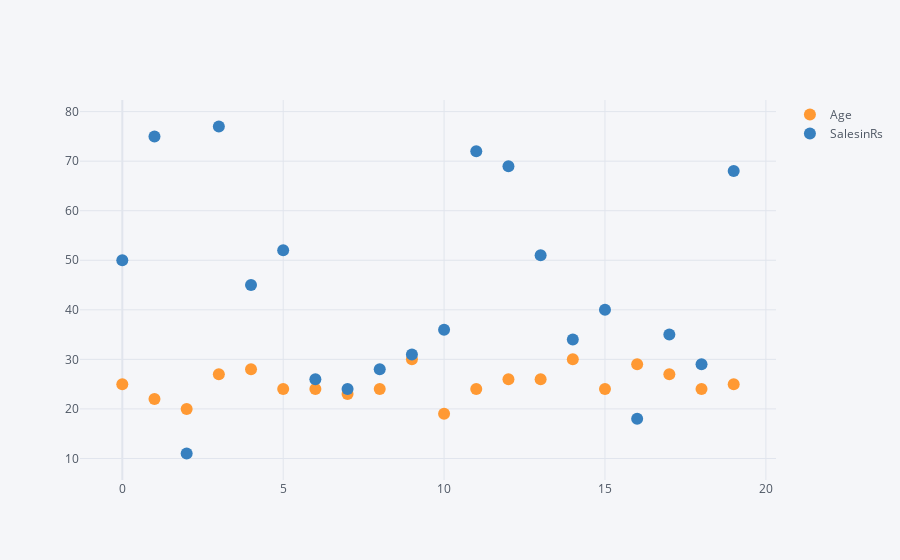

The notebook cell this image was saved under:
### Code cell
data1[['Age', 'SalesinRs']].iplot(kind='scatter', 
                                  mode='markers+text')

### Figure 1 — Plotly figure (JSON) as saved in the notebook; plotly's stock layout.template omitted (floating-point values rounded to 4 significant figures)
{"data": [{"line": {"color": "rgba(255, 153, 51, 1.0)", "dash": "solid", "shape": "linear", "width": 1.3}, "marker": {"size": 12, "symbol": "circle"}, "mode": "markers+text", "name": "Age", "text": "", "type": "scatter", "x": [0, 1, 2, 3, 4, 5, 6, 7, 8, 9, 10, 11, 12, 13, 14, 15, 16, 17, 18, 19], "y": [25, 22, 20, 27, 28, 24, 24, 23, 24, 30, 19, 24, 26, 26, 30, 24, 29, 27, 24, 25]}, {"line": {"color": "rgba(55, 128, 191, 1.0)", "dash": "solid", "shape": "linear", "width": 1.3}, "marker": {"size": 12, "symbol": "circle"}, "mode": "markers+text", "name": "SalesinRs", "text": "", "type": "scatter", "x": [0, 1, 2, 3, 4, 5, 6, 7, 8, 9, 10, 11, 12, 13, 14, 15, 16, 17, 18, 19], "y": [50, 75, 11, 77, 45, 52, 26, 24, 28, 31, 36, 72, 69, 51, 34, 40, 18, 35, 29, 68]}], "layout": {"legend": {"bgcolor": "#F5F6F9", "font": {"color": "#4D5663"}}, "paper_bgcolor": "#F5F6F9", "plot_bgcolor": "#F5F6F9", "title": {"font": {"color": "#4D5663"}}, "xaxis": {"gridcolor": "#E1E5ED", "showgrid": true, "tickfont": {"color": "#4D5663"}, "title": {"font": {"color": "#4D5663"}, "text": ""}, "zerolinecolor": "#E1E5ED"}, "yaxis": {"gridcolor": "#E1E5ED", "showgrid": true, "tickfont": {"color": "#4D5663"}, "title": {"font": {"color": "#4D5663"}, "text": ""}, "zerolinecolor": "#E1E5ED"}}}
